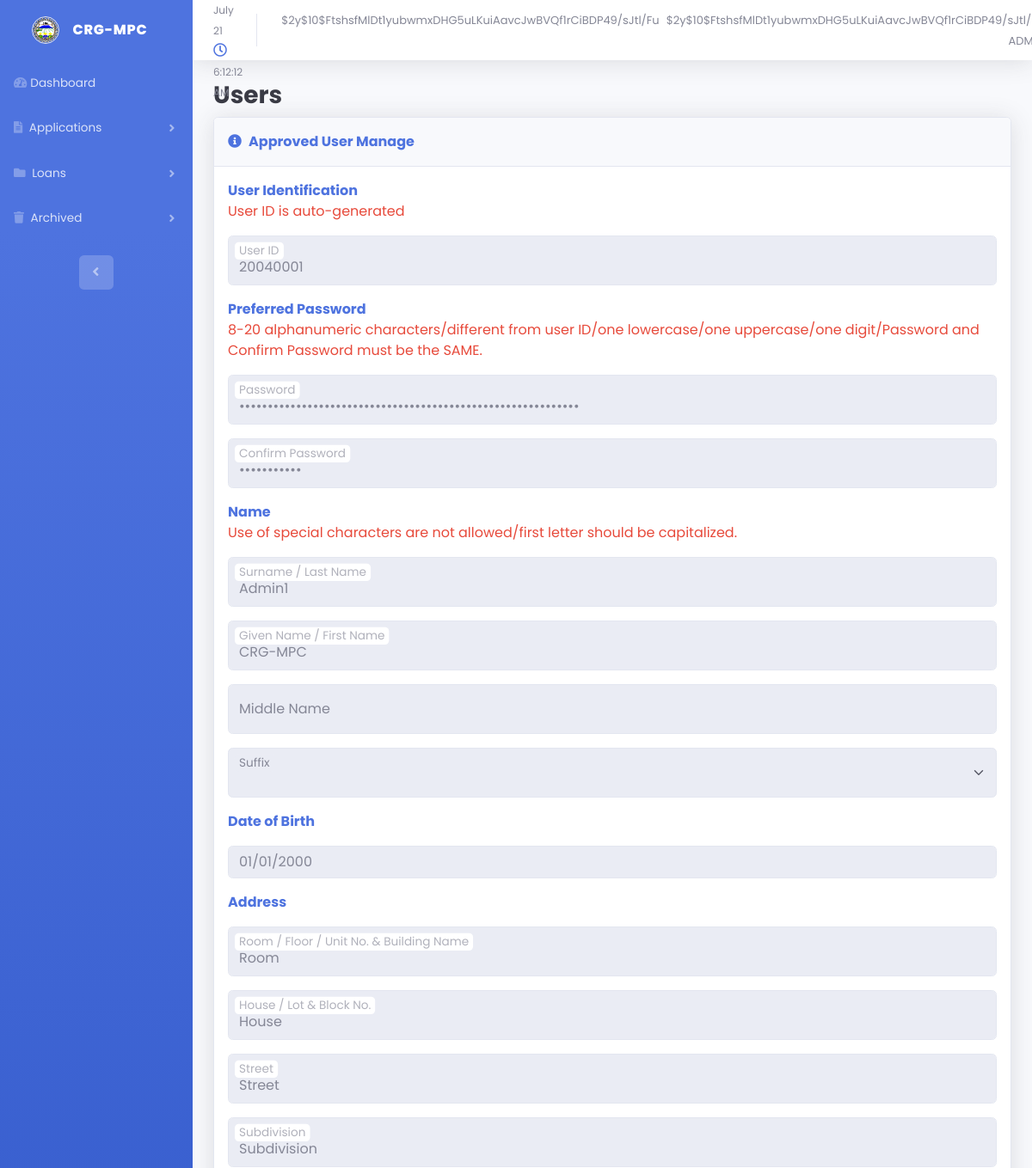
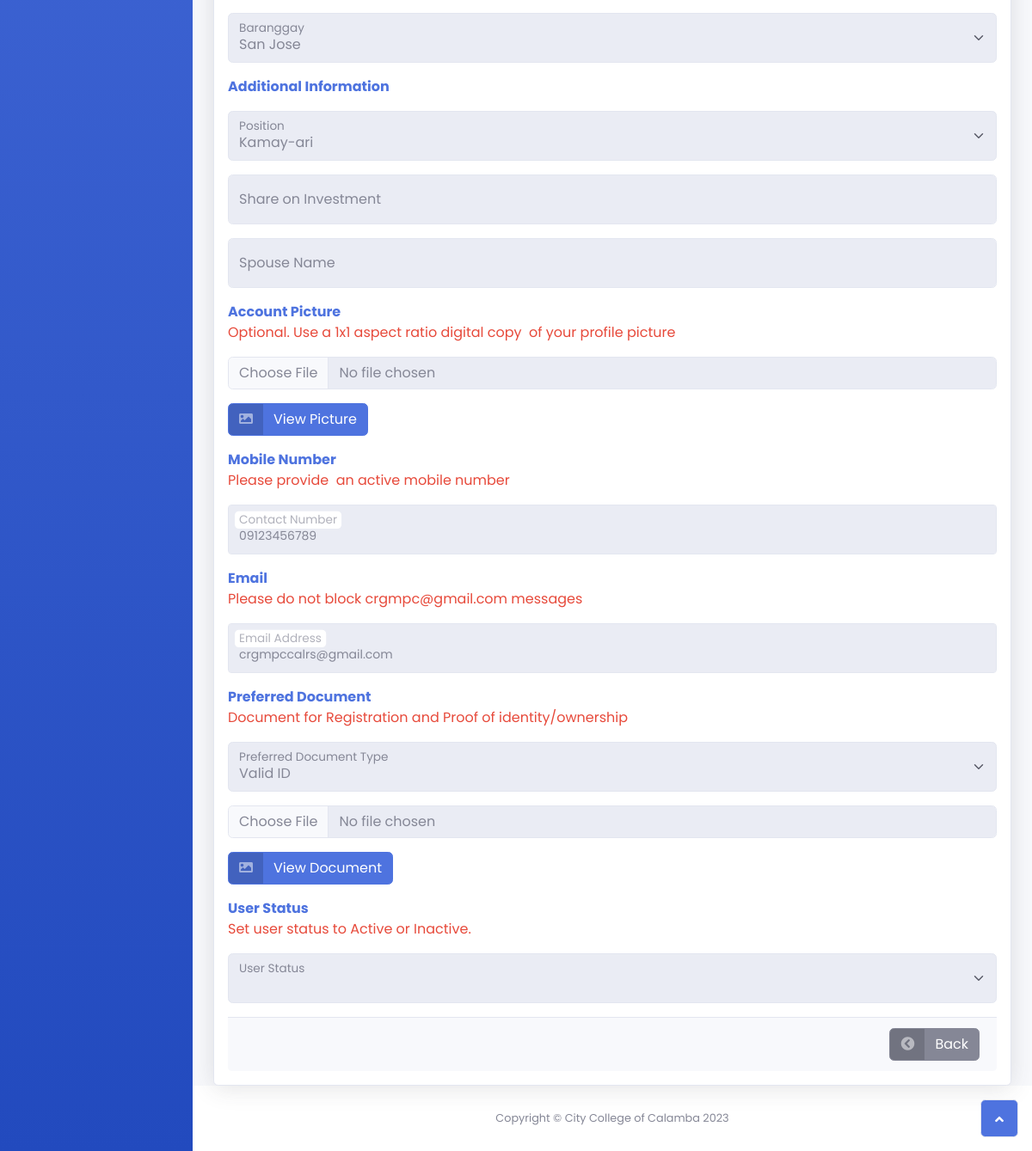
Screenshot of /admin/user-manage-view.php?id=20040001 (signed in) with the database file from the repository (2 pictures, top to bottom).
### tables this page shows
CREATE TABLE `user_tbl` (
  `user_id` int(10) NOT NULL,
  `reset_token` varchar(255) NOT NULL,
  `password_reset_done` int(255) NOT NULL,
  `user_pass` varchar(200) NOT NULL,
  `user_pass_confirm` varchar(200) NOT NULL,
  `user_lname` varchar(50) NOT NULL,
  `user_fname` varchar(50) NOT NULL,
  `user_mname` varchar(50) NOT NULL,
  `user_sfxname` varchar(50) NOT NULL,
  `user_birthdate` date NOT NULL,
  `user_address_room` varchar(50) NOT NULL,
  `user_address_house` varchar(50) NOT NULL,
  `user_address_street` varchar(50) NOT NULL,
  `user_address_subd` varchar(50) NOT NULL,
  `user_address_brgy` varchar(50) NOT NULL,
  `account_pictures` blob NOT NULL,
  `user_mnumber` varchar(50) NOT NULL,
  `user_email` varchar(50) NOT NULL,
  `user_pdocument_type` varchar(20) NOT NULL,
  `pdocument` blob NOT NULL,
  `user_status` varchar(50) NOT NULL,
  `position` varchar(255) NOT NULL,
  `spouse_name` varchar(255) NOT NULL,
  `share_investment` varchar(255) NOT NULL,
  `proof_soi` blob NOT NULL,
  `profile` varchar(200) NOT NULL
);

### admin/user-manage-view.php (the view, shortened to what the rows shown need)
<?php
require_once "../db_connection.php";
$sql = "SELECT * FROM user_tbl WHERE user_id = ?";
if ($stmt = mysqli_prepare($conn, $sql)) {
    mysqli_stmt_bind_param($stmt, "i", $param_id);
    if (mysqli_stmt_execute($stmt)) {
        $result = mysqli_stmt_get_result($stmt);
        if (mysqli_num_rows($result) == 1) {
            $row = mysqli_fetch_array($result, MYSQLI_ASSOC);
        } else {
        }
    } else {
        echo "Oops! Something went wrong. Please try again later.";
    }
}
?>
<!DOCTYPE html>
<html data-bs-theme="light" lang="en">
<head>
    <link rel="stylesheet" href="../assets/bootstrap/css/bootstrap.min.css">
    <link rel="stylesheet" href="../assets/fonts/fontawesome-all.min.css">
    <link rel="stylesheet" href="../assets/css/bs-theme-overrides.css">
    <link rel="stylesheet" href="../assets/css/styles.css">
</head>
<body id="page-top">
    <div id="wrapper">
        <div class="d-flex flex-column" id="content-wrapper">
            <div id="content">
                <div class="container-fluid">
                    <form id="user-register" method="post" enctype="multipart/form-data" action="user-pending-update-confirm.php?id=<?php echo urlencode($row["user_id"]); ?>">
                        <div class="card shadow">
                            <div class="card-body">
                                <div class="col">
                                    <div class="form-floating mb-3"><input class="form-control form-control" type="text" id="user-id" placeholder=" " disabled="" required="" autocomplete="off" name="user-id" value="<?php echo $row["user_id"] ?>"><label class="form-label" for="floatingInput">User ID</label></div>
                                    <div class="form-floating mb-3">
                                        <input class="form-control" type="password" id="user-pass" placeholder=" " required="" minlength="8" maxlength="20" name="user-pass" value="<?php echo $row["user_pass"] ?>" oninput="validatePassword()" disabled><label class="form-label" for="floatingInput">Password</label></div>
                                    <div class="form-floating mb-3"><input class="form-control" type="password" id="user-pass-confirm" placeholder=" " required="" minlength="8" maxlength="20" name="user-pass-confirm" value="<?php echo $row["user_pass_confirm"] ?>" disabled><label class="form-label" for="floatingInput">Confirm Password</label></div>
                                    <div class="form-floating mb-3"><input class="form-control form-control" type="text" id="user-lname"  placeholder=" " autocomplete="on" required="" name="user-lname" oninput="capitalizeFirstLetter('user-lname')" value="<?php echo $row["user_lname"] ?>" disabled><label class="form-label" for="floatingInput">Surname / Last Name</label></div>
                                    <div class="form-floating mb-3"><input class="form-control form-control" type="text" id="user-fname" placeholder=" " required="" name="user-fname" oninput="capitalizeFirstLetter('user-fname')" value="<?php echo $row["user_fname"] ?>" disabled><label class="form-label" for="floatingInput">Given Name / First Name</label></div>
                                    <div class="mb-3"><input class="form-control form-control" id="user-birthdate" type="date" required="" name="user-birthdate" max="2002-12-31" min="1958-12-30" value="<?php echo $row["user_birthdate"] ?>" disabled></div>
                                    <div class="form-floating mb-3"><input class="form-control form-control" type="text" id="user-address-room" placeholder=" " name="user-address-room" value="<?php echo $row["user_address_room"] ?>" disabled><label class="form-label" for="floatingInput">Room / Floor / Unit No. &amp; Building Name</label></div>
                                    <div class="form-floating mb-3"><input class="form-control form-control" type="text" id="user-address-house" placeholder=" " name="user-address-house" value="<?php echo $row["user_address_house"] ?>" disabled><label class="form-label" for="floatingInput">House / Lot &amp; Block No.</label></div>
                                    <div class="form-floating mb-3"><input class="form-control form-control" type="text" id="user-address-street" placeholder=" " required="" name="user-address-street" value="<?php echo $row["user_address_street"] ?>" disabled><label class="form-label" for="floatingInput">Street</label></div>
                                    <div class="form-floating mb-3"><input class="form-control form-control" type="text" id="user-address-subd" placeholder=" " name="user-address-subd" value="<?php echo $row["user_address_subd"] ?>" disabled><label class="form-label" for="floatingInput">Subdivision</label></div>
                                    <div class="form-floating mb-3"><select class="form-select form-select" id="user-address-brgy" for="floatinginput" required="" name="user-address-brgy" disabled>
                                            <?php
                                             echo "<option value='" . $row["user_address_brgy"] . "'>" . $row["user_address_brgy"] . "</option>";
                                            ?>
                                        </select><label class="form-label" for="floatingInput">Baranggay</label></div>
                                    <div class="form-floating mb-3">
                                        <select class="form-select form-select" id="user-position" for="floatinginput" required="" name="user-position" disabled>
                                            <option value="<?php echo $row["position"] ?>"><?php echo $row["position"] ?></option>
                                        </select>
                                        <label class="form-label" for="floatingInput">Position</label>
                                    </div>
                                    <div class="form-floating mb-3"><input class="form-control form-control-sm" type="text" id="user-mnumber" required="" placeholder=" " name="user-mnumber" value="<?php echo $row["user_mnumber"] ?>" disabled><label class="form-label" for="floatingInput">Contact Number</label></div>
                                    <div class="form-floating mb-3"><input class="form-control form-control-sm" type="email" id="user-email" placeholder=" " autocomplete="on" name="user-email" value="<?php echo $row["user_email"] ?>" disabled><label class="form-label" for="floatingInput">Email Address</label></div>
                                    <div class="mb-3">
                                        <div class="form-floating mb-3"><select class="form-select form-select" id="user-pdocument-type" for="floatinginput" required="" name="user-pdocument-type" disabled>
                                                <?php
                                                echo "<option value='" . $row["user_pdocument_type"] . "'>" . $row["user_pdocument_type"] . "</option>";
                                                ?>
                                            </select>
                                            <label class="form-label" for="floatinginput">Preferred Document Type</label></div>
                                        </div>
                            </div>
                        </div>
                    </form>
                </div>
            </div>
        </div><a class="border rounded d-inline scroll-to-top" data-bs-toggle="tooltip" data-bss-tooltip="" id="page-top-btn" href="#page-top" title="Return to Top"><i class="fas fa-angle-up"></i></a>
    </div>
</body>
</html>

### rows the page displays
user_tbl: user-id "20040001", user-lname "Admin1", user-fname "CRG-MPC", user-birthdate "01/01/2000", user-address-room "Room", user-address-house "House", user-address-street "Street", user-address-subd "Subdivision", user-address-brgy "San Jose", user-position "Kamay-ari", user-mnumber "09123456789", user-email "crgmpccalrs@gmail.com", user-pdocument-type "Valid ID"

### other values shown
$_SESSION["admin_fname"] "$2y$10$FtshsfMlDt1yubwmxDHG5uLKuiAavcJwBVQf1rCiBDP49/sJtl/Fu"
